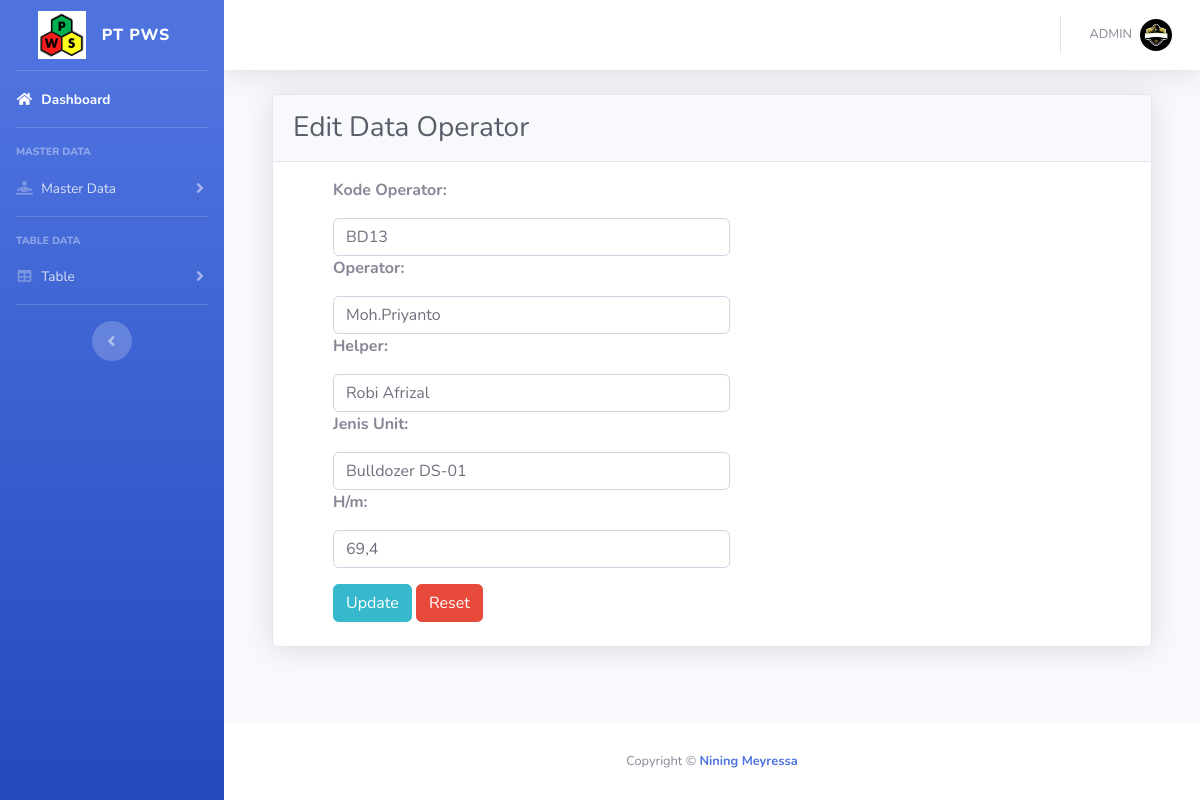
/admin/edit_operator.php?id=6 (signed in), run on an earlier commit of the app's database.
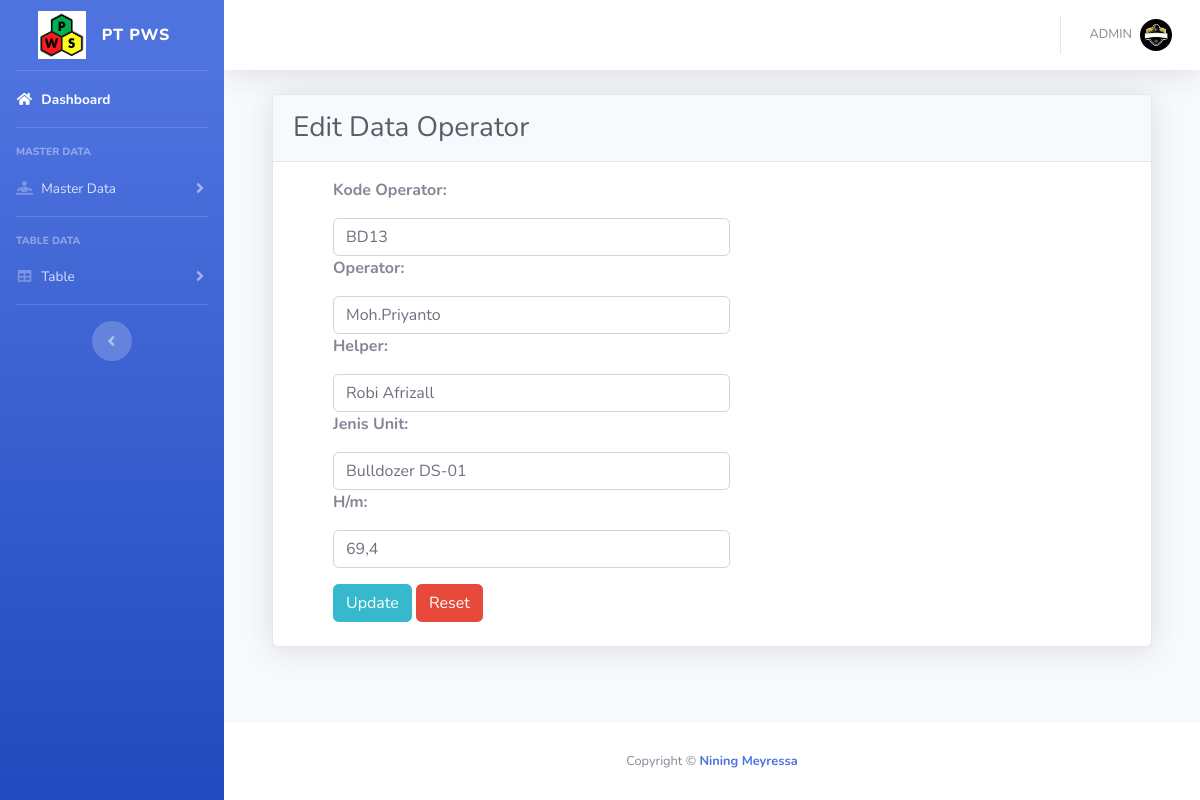
And on a later commit of the database.
### tables this page shows
CREATE TABLE `operator` (
  `id` int(25) NOT NULL,
  `tanggal` date NOT NULL,
  `kode_operator` varchar(250) NOT NULL,
  `nama` varchar(250) NOT NULL,
  `nama_helper` varchar(250) NOT NULL,
  `jenis_unit` varchar(250) NOT NULL,
  `hm` varchar(250) NOT NULL,
  `role` varchar(50) NOT NULL
);

### admin/edit_operator.php (the view, shortened to what the changed rows need)
<?php
include '../config/koneksi.php';
?>
<!DOCTYPE html>
<html lang="en">
<head>
  <link href="vendor/fontawesome-free/css/all.min.css" rel="stylesheet" type="text/css">
  <link href="css/sb-admin-2.min.css" rel="stylesheet">
</head>
<body id="page-top">
  <div id="wrapper">
    <div id="content-wrapper" class="d-flex flex-column">
      <div id="content">
        <div class="container-fluid">
          <?php
          $id_brg = ($_GET['id']);
          $ggl = !$id_brg;
          if ($ggl) {
            echo "<div class='col-md-10 col-sm-12 col-xs-12 ml-5 mt-5'>";
            echo "<div class='alert alert-danger mt-4 ml-5' role='alert'>";
            echo "<p><center>Maaf Data Ini Tidak Tersedia</center></p>";
            echo   "</div>";
            echo "</div>";
          } else {
            $det = mysqli_query($conn, "select * from operator where id='$id_brg'");
            while ($d = mysqli_fetch_array($det)) {
          ?>
              <div class="card shadow  ml-4 mr-4">
                <div class="card-header py-3">
                  <h1 class="h3 mb-0 text-gray-800">Edit Data Operator</h1>
                </div>
                <form method="post" name='edit'>
                  <div class="row ml-5 mb-2 mt-3">
                    <div class="col-md-6">
                      <P><b>Kode Operator:</b></p>
                      <input class="form-control" type="text" name='kode_operator' placeholder="Kode Operator..." value="<?php echo $d['kode_operator']; ?>" required>
                      <P><b>Operator:</b></p>
                      <input class="form-control" type="text" name='nama' value="<?php echo $d['nama']; ?>" placeholder="Nama..." required>
                      <P><b>Helper:</b></p>
                      <input class="form-control" type="text" name='nama_helper' value="<?php echo $d['nama_helper']; ?>" placeholder="Helper..." required>
                      <P><b>Jenis Unit:</b></p>
                      <input class="form-control" type="text" name='jenis_unit' value="<?php echo $d['jenis_unit']; ?>" placeholder="Kode Aktivitas..." required>
                      <P><b>H/m:</b></p>
                      <input class="form-control" type="text" name='hm' value="<?php echo $d['hm']; ?>" placeholder="H/m..." required>
                    </div>
                  </div>
                  <div class="row ml-5 mb-4 mt-3">
                    <div class="col-md-5">
                      <button type="submit" class="btn btn-info" name='edit'>Update</button>&nbsp;<input type="reset" class="btn btn-danger" value="Reset">
                    </div>
                  </div>
                </form>
            <?php }
          } ?>
              </div>
        </div>
      </div>
    </div>
  </div>
</body>
</html>

What changed in the data, as far as the page shows it:
changed operator "BD13": nama_helper "Robi Afrizal" → "Robi Afrizall"
